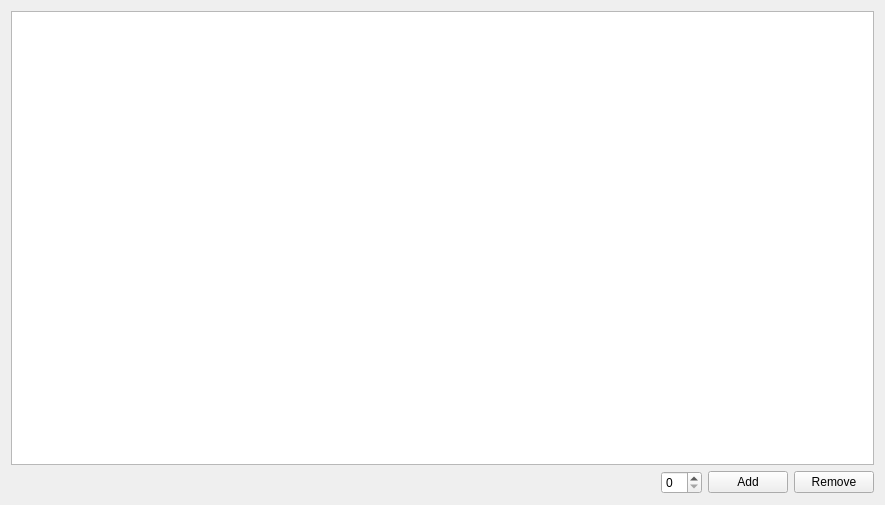
<?xml version="1.0" encoding="UTF-8"?>
<ui version="4.0">
 <class>TreeWidget</class>
 <widget class="QWidget" name="TreeWidget">
  <property name="geometry">
   <rect>
    <x>0</x>
    <y>0</y>
    <width>885</width>
    <height>505</height>
   </rect>
  </property>
  <property name="windowTitle">
   <string>Form</string>
  </property>
  <layout class="QVBoxLayout" name="verticalLayout">
   <item>
    <widget class="QGraphicsView" name="graphicsView"/>
   </item>
   <item>
    <layout class="QHBoxLayout" name="horizontalLayout">
     <item>
      <spacer name="horizontalSpacer">
       <property name="orientation">
        <enum>Qt::Horizontal</enum>
       </property>
       <property name="sizeHint" stdset="0">
        <size>
         <width>40</width>
         <height>20</height>
        </size>
       </property>
      </spacer>
     </item>
     <item>
      <widget class="QSpinBox" name="spinBoxKey"/>
     </item>
     <item>
      <widget class="QPushButton" name="pushButtonAdd">
       <property name="text">
        <string>Add</string>
       </property>
      </widget>
     </item>
     <item>
      <widget class="QPushButton" name="pushButtonRemove">
       <property name="text">
        <string>Remove</string>
       </property>
      </widget>
     </item>
    </layout>
   </item>
  </layout>
 </widget>
 <resources/>
 <connections/>
</ui>
